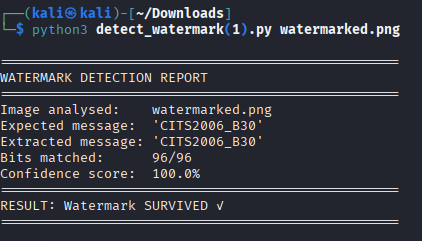
#> input picture Part 2 Activites/Evidence/B30/B30 checking initial watermark.png, 422 x 241 px, given in place of ai_image.png, which was not available
$ python embed_watermark.py
#> lines starting #> are read from the running program, lines starting #| are printed output that depends on the picture; after the words box and inside, x2 and y2 are one past the last pixel; in counts of white or black regions, pixels touching at a corner belong together; pictures that were not available may be replaced by others from this repository, and a replacement may not be noted
"""
B30 - Stage 2: Embed an imperceptible DCT watermark into an image
How it works:
  1. Load image and convert to YCbCr colour space (Y = brightness channel)
  2. Divide the Y channel into 8x8 blocks (same as JPEG)
  3. Apply DCT to each block (converts pixels to frequencies)
  4. Hide watermark bits in the mid-frequency coefficients
  5. Apply inverse DCT and save
"""

import numpy as np
from PIL import Image
from scipy.fftpack import dct, idct
import sys

# ── settings ──────────────────────────────────────────────────────────────────
WATERMARK_TEXT = "CITS2006_B30"   # message to hide
STRENGTH       = 25                   # embedding strength (higher = more robust but slightly visible)
BLOCK_SIZE     = 8                    # standard DCT block size
# ──────────────────────────────────────────────────────────────────────────────

def text_to_bits(text):
    """Convert a string to a list of 0s and 1s"""
    bits = []
    for char in text:
        ascii_val = ord(char)
        for i in range(7, -1, -1):          # 8 bits per character
            bits.append((ascii_val >> i) & 1)
    return bits

def apply_dct_2d(block):
    """Apply 2D DCT to an 8x8 block"""
    return dct(dct(block.T, norm='ortho').T, norm='ortho')

def apply_idct_2d(block):
    """Apply inverse 2D DCT to recover pixel values"""
    return idct(idct(block.T, norm='ortho').T, norm='ortho')

def embed_watermark(image_path, output_path):
    # Load image
#> called with image_path = 'ai_image.png', output_path = 'watermarked.png'
    img = Image.open(image_path).convert('RGB')
    img_array = np.array(img, dtype=np.float64)

    # Work on the Y (brightness) channel only — least noticeable to humans
    # Convert RGB to YCbCr
    ycbcr = img.convert('YCbCr')
#> ycbcr: PIL image 422x241 YCbCr; mean of channels 0, 1, 2 52.5, 132.9, 125.7
    y_channel = np.array(ycbcr)[:, :, 0].astype(np.float64)
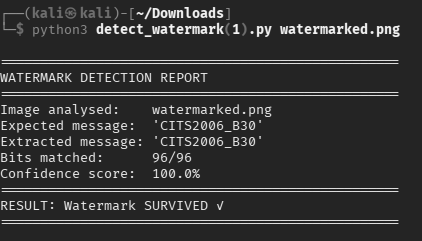
#> y_channel: shape (241, 422) float64; min 36, max 243, mean 52.5

    height, width = y_channel.shape
#> height = 241; width = 422
    bits = text_to_bits(WATERMARK_TEXT)
    bit_index = 0
    bits_embedded = 0

    print(f"Image size: {width}x{height}")
#| Image size: 422x241
    print(f"Watermark: '{WATERMARK_TEXT}' ({len(bits)} bits to embed)")

    # Process each 8x8 block
    for row in range(0, height - BLOCK_SIZE + 1, BLOCK_SIZE):
        for col in range(0, width - BLOCK_SIZE + 1, BLOCK_SIZE):
            if bit_index >= len(bits):
                break

            block = y_channel[row:row+BLOCK_SIZE, col:col+BLOCK_SIZE]
            dct_block = apply_dct_2d(block)

            # Embed 1 bit per block in a mid-frequency position
            # Position (4,1) is mid-frequency — invisible but robust
            if bits[bit_index] == 1:
                dct_block[4][1] = abs(dct_block[4][1]) + STRENGTH
            else:
                dct_block[4][1] = -(abs(dct_block[4][1]) + STRENGTH)

            # Inverse DCT to get back pixel values
            y_channel[row:row+BLOCK_SIZE, col:col+BLOCK_SIZE] = apply_idct_2d(dct_block)
            bit_index += 1
            bits_embedded += 1
#> y_channel: shape (241, 422) float64; 6.04% of pixels changed, all inside (x1, y1, x2, y2) = (0, 0, 416, 16)
#> after the loop, bit_index = 96; bits_embedded = 96

    print(f"Bits embedded: {bits_embedded}")
#| Bits embedded: 96

    # Clip values to valid pixel range and convert back to uint8
    y_channel = np.clip(y_channel, 0, 255).astype(np.uint8)

    # Rebuild image with watermarked Y channel
    ycbcr_array = np.array(ycbcr)
    ycbcr_array[:, :, 0] = y_channel
#> ycbcr_array: shape (241, 422, 3); mean of channels 0, 1, 2 52.4, 132.9, 125.7
    watermarked = Image.fromarray(ycbcr_array, 'YCbCr').convert('RGB')
    watermarked.save(output_path, quality=95)

    print(f"Watermarked image saved to: {output_path}")
    return bits_embedded

if __name__ == "__main__":
    input_image  = sys.argv[1] if len(sys.argv) > 1 else "ai_image.png"
    output_image = sys.argv[2] if len(sys.argv) > 2 else "watermarked.png"
    embed_watermark(input_image, output_image)

$ run again, on Part 2 Activites/Evidence/B30/B30 embedding watermark.png
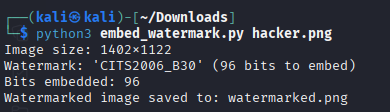
#> input picture Part 2 Activites/Evidence/B30/B30 embedding watermark.png, 390 x 112 px
#> ycbcr: PIL image 390x112 YCbCr; mean of channels 0, 1, 2 53.7, 133.2, 125.4
#> in embed_watermark, `y_channel = np.array(ycbcr)[:, :, 0].astype(np.float64)`:
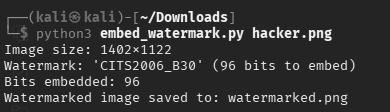
#> y_channel: shape (112, 390) float64; min 36, max 246, mean 53.7
#| Image size: 390x112
#> after the loop in embed_watermark, `for row in range(0, height - BLOCK_SIZE + 1, BLOCK_SIZE):`: bit_index = 96
#| Bits embedded: 96
#> ycbcr_array: shape (112, 390, 3); mean of channels 0, 1, 2 53.7, 133.2, 125.4

$ run again, on Part 2 Activites/Evidence/B30/B30 post-ChatGPT check.png
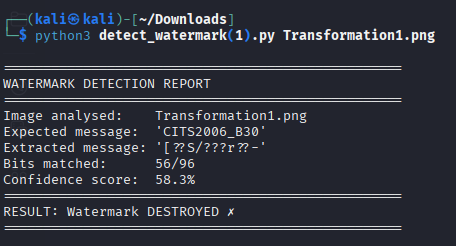
#> input picture Part 2 Activites/Evidence/B30/B30 post-ChatGPT check.png, 456 x 246 px
#> ycbcr: PIL image 456x246 YCbCr; mean of channels 0, 1, 2 51.1, 132.9, 125.8
#> in embed_watermark, `y_channel = np.array(ycbcr)[:, :, 0].astype(np.float64)`:
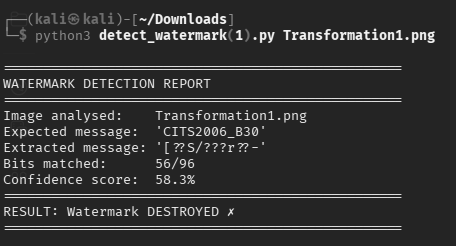
#> y_channel: shape (246, 456) float64; min 36, max 243, mean 51.1
#| Image size: 456x246
#> after the loop in embed_watermark, `for row in range(0, height - BLOCK_SIZE + 1, BLOCK_SIZE):`: bit_index = 96
#| Bits embedded: 96
#> ycbcr_array: shape (246, 456, 3); mean of channels 0, 1, 2 51, 132.9, 125.8
